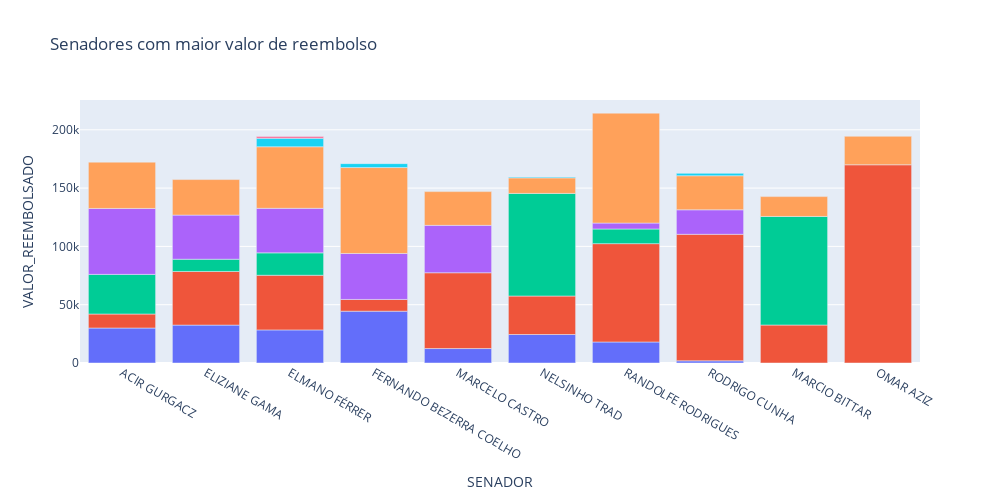

This figure's notebook cell:
### Code cell
fig = px.bar(despesas_senadores_maior_valor, x='SENADOR', y='VALOR_REEMBOLSADO', color='TIPO_DESPESA', width=1000, height=500, title='Senadores com maior valor de reembolso')
fig.update_layout(showlegend=False)
fig.show()

### Figure 1 — Plotly figure (JSON) as saved in the notebook; plotly's stock layout.template omitted (floating-point values rounded to 4 significant figures)
{"data": [{"alignmentgroup": "True", "hovertemplate": "TIPO_DESPESA=Aluguel de imóveis para escritório político, compreendendo despesas concernentes a eles.<br>SENADOR=%{x}<br>VALOR_REEMBOLSADO=%{y}<extra></extra>", "legendgroup": "Aluguel de imóveis para escritório político, compreendendo despesas concernentes a eles.", "marker": {"color": "#636efa", "pattern": {"shape": ""}}, "name": "Aluguel de imóveis para escritório político, compreendendo despesas concernentes a eles.", "offsetgroup": "Aluguel de imóveis para escritório político, compreendendo despesas concernentes a eles.", "orientation": "v", "showlegend": true, "textposition": "auto", "type": "bar", "x": ["ACIR GURGACZ", "ELIZIANE GAMA", "ELMANO FÉRRER", "FERNANDO BEZERRA COELHO", "MARCELO CASTRO", "NELSINHO TRAD", "RANDOLFE RODRIGUES", "RODRIGO CUNHA"], "xaxis": "x", "y": [30000, 32500, 28380.0, 44430.0, 12400, 24440.0, 18020.0, 1869.0], "yaxis": "y"}, {"alignmentgroup": "True", "hovertemplate": "TIPO_DESPESA=Contratação de consultorias, assessorias, pesquisas, trabalhos técnicos e outros serviços de apoio ao exercício do mandato parlamentar<br>SENADOR=%{x}<br>VALOR_REEMBOLSADO=%{y}<extra></extra>", "legendgroup": "Contratação de consultorias, assessorias, pesquisas, trabalhos técnicos e outros serviços de apoio ao exercício do mandato parlamentar", "marker": {"color": "#EF553B", "pattern": {"shape": ""}}, "name": "Contratação de consultorias, assessorias, pesquisas, trabalhos técnicos e outros serviços de apoio ao exercício do mandato parlamentar", "offsetgroup": "Contratação de consultorias, assessorias, pesquisas, trabalhos técnicos e outros serviços de apoio ao exercício do mandato parlamentar", "orientation": "v", "showlegend": true, "textposition": "auto", "type": "bar", "x": ["ACIR GURGACZ", "ELIZIANE GAMA", "ELMANO FÉRRER", "FERNANDO BEZERRA COELHO", "MARCELO CASTRO", "MARCIO BITTAR", "NELSINHO TRAD", "OMAR AZIZ", "RANDOLFE RODRIGUES", "RODRIGO CUNHA"], "xaxis": "x", "y": [12000, 46000, 46880, 10070.0, 65000, 32570.0, 32998, 170000, 84359, 108500.0], "yaxis": "y"}, {"alignmentgroup": "True", "hovertemplate": "TIPO_DESPESA=Divulgação da atividade parlamentar<br>SENADOR=%{x}<br>VALOR_REEMBOLSADO=%{y}<extra></extra>", "legendgroup": "Divulgação da atividade parlamentar", "marker": {"color": "#00cc96", "pattern": {"shape": ""}}, "name": "Divulgação da atividade parlamentar", "offsetgroup": "Divulgação da atividade parlamentar", "orientation": "v", "showlegend": true, "textposition": "auto", "type": "bar", "x": ["ACIR GURGACZ", "ELIZIANE GAMA", "ELMANO FÉRRER", "MARCIO BITTAR", "NELSINHO TRAD", "RANDOLFE RODRIGUES"], "xaxis": "x", "y": [34000, 10500, 19190.0, 93110.0, 88000, 12530.0], "yaxis": "y"}, {"alignmentgroup": "True", "hovertemplate": "TIPO_DESPESA=Locomoção, hospedagem, alimentação, combustíveis e lubrificantes<br>SENADOR=%{x}<br>VALOR_REEMBOLSADO=%{y}<extra></extra>", "legendgroup": "Locomoção, hospedagem, alimentação, combustíveis e lubrificantes", "marker": {"color": "#ab63fa", "pattern": {"shape": ""}}, "name": "Locomoção, hospedagem, alimentação, combustíveis e lubrificantes", "offsetgroup": "Locomoção, hospedagem, alimentação, combustíveis e lubrificantes", "orientation": "v", "showlegend": true, "textposition": "auto", "type": "bar", "x": ["ACIR GURGACZ", "ELIZIANE GAMA", "ELMANO FÉRRER", "FERNANDO BEZERRA COELHO", "MARCELO CASTRO", "RANDOLFE RODRIGUES", "RODRIGO CUNHA"], "xaxis": "x", "y": [56537, 37820.0, 38190.0, 39430.0, 40630, 5097.0, 21020.0], "yaxis": "y"}, {"alignmentgroup": "True", "hovertemplate": "TIPO_DESPESA=Passagens aéreas, aquáticas e terrestres nacionais<br>SENADOR=%{x}<br>VALOR_REEMBOLSADO=%{y}<extra></extra>", "legendgroup": "Passagens aéreas, aquáticas e terrestres nacionais", "marker": {"color": "#FFA15A", "pattern": {"shape": ""}}, "name": "Passagens aéreas, aquáticas e terrestres nacionais", "offsetgroup": "Passagens aéreas, aquáticas e terrestres nacionais", "orientation": "v", "showlegend": true, "textposition": "auto", "type": "bar", "x": ["ACIR GURGACZ", "ELIZIANE GAMA", "ELMANO FÉRRER", "FERNANDO BEZERRA COELHO", "MARCELO CASTRO", "MARCIO BITTAR", "NELSINHO TRAD", "OMAR AZIZ", "RANDOLFE RODRIGUES", "RODRIGO CUNHA"], "xaxis": "x", "y": [39730.0, 30490.0, 52830.0, 73680.0, 28960.0, 17030.0, 13350.0, 24430.0, 94270.0, 29210.0], "yaxis": "y"}, {"alignmentgroup": "True", "hovertemplate": "TIPO_DESPESA=Aquisição de material de consumo para uso no escritório político, inclusive aquisição ou locação de software, despesas postais, aquisição de publicações, locação de móveis e de equipamentos. <br>SENADOR=%{x}<br>VALOR_REEMBOLSADO=%{y}<extra></extra>", "legendgroup": "Aquisição de material de consumo para uso no escritório político, inclusive aquisição ou locação de software, despesas postais, aquisição de publicações, locação de móveis e de equipamentos. ", "marker": {"color": "#19d3f3", "pattern": {"shape": ""}}, "name": "Aquisição de material de consumo para uso no escritório político, inclusive aquisição ou locação de software, despesas postais, aquisição de publicações, locação de móveis e de equipamentos. ", "offsetgroup": "Aquisição de material de consumo para uso no escritório político, inclusive aquisição ou locação de software, despesas postais, aquisição de publicações, locação de móveis e de equipamentos. ", "orientation": "v", "showlegend": true, "textposition": "auto", "type": "bar", "x": ["ELMANO FÉRRER", "FERNANDO BEZERRA COELHO", "NELSINHO TRAD", "RODRIGO CUNHA"], "xaxis": "x", "y": [7264.0, 3362.0, 750, 2032], "yaxis": "y"}, {"alignmentgroup": "True", "hovertemplate": "TIPO_DESPESA=Serviços de Segurança Privada<br>SENADOR=%{x}<br>VALOR_REEMBOLSADO=%{y}<extra></extra>", "legendgroup": "Serviços de Segurança Privada", "marker": {"color": "#FF6692", "pattern": {"shape": ""}}, "name": "Serviços de Segurança Privada", "offsetgroup": "Serviços de Segurança Privada", "orientation": "v", "showlegend": true, "textposition": "auto", "type": "bar", "x": ["ELMANO FÉRRER"], "xaxis": "x", "y": [1444.0], "yaxis": "y"}], "layout": {"barmode": "relative", "height": 500, "legend": {"title": {"text": "TIPO_DESPESA"}, "tracegroupgap": 0}, "showlegend": false, "title": {"text": "Senadores com maior valor de reembolso"}, "width": 1000, "xaxis": {"anchor": "y", "domain": [0, 1], "title": {"text": "SENADOR"}}, "yaxis": {"anchor": "x", "domain": [0, 1], "title": {"text": "VALOR_REEMBOLSADO"}}}}
